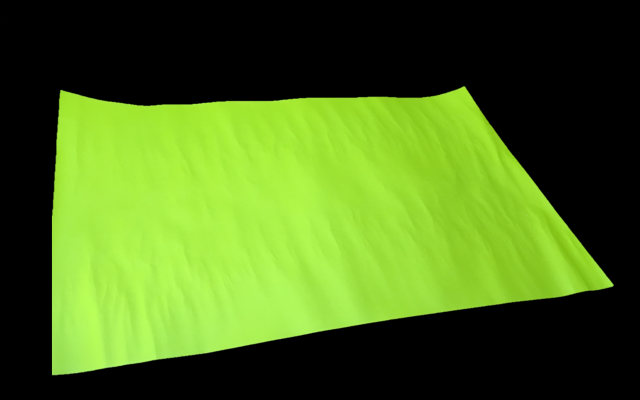
#> input picture Generación de data/fondos/1.png, 1280 x 800 px (shown at 1/2 size)
$ python contexto.py fondos/1.png
#> lines starting #> are read from the running program, lines starting #| are printed output that depends on the picture
import cv2
import numpy as np
import sys

if __name__ == '__main__':
    textura = cv2.imread(sys.argv[1])
#> textura is the input picture: shape (800, 1280, 3); mean B, G, R 28.6, 104.9, 73.5
    textura = cv2.resize(textura,(3000,1900))
#> textura: shape (1900, 3000, 3)
    mask = np.zeros([3000, 4000, 3])
    blanco = np.ones([1900, 3000,3])
    mask[600:2500,500:3500]= blanco*textura
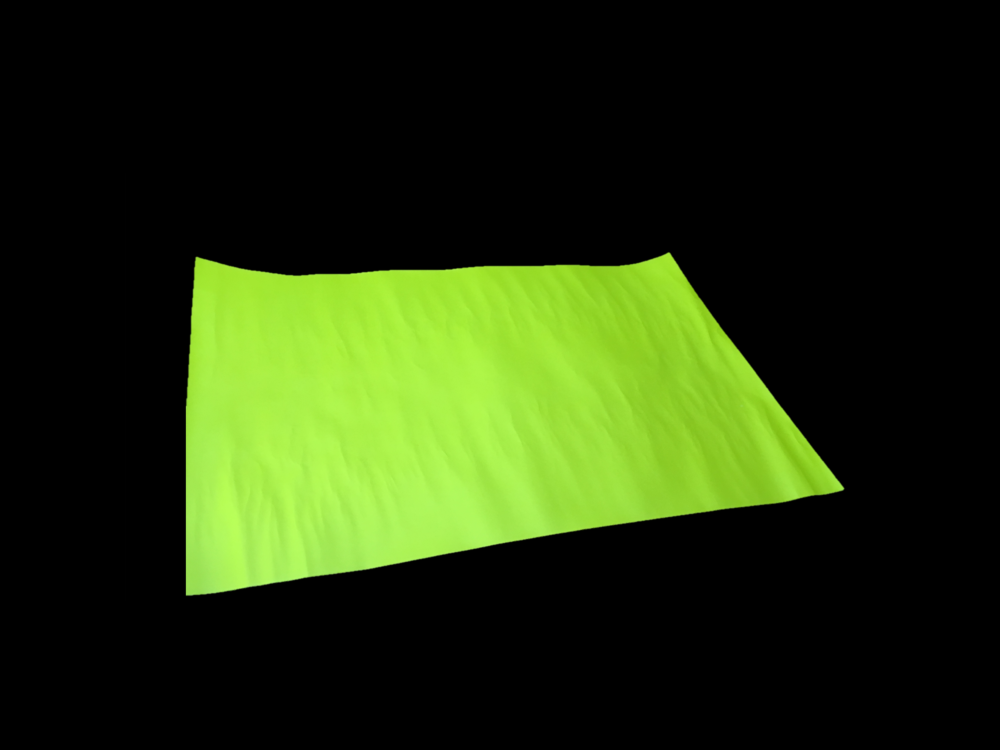
#> mask: shape (3000, 4000, 3) float64 (shown at 1/4 size); mean B, G, R 13.6, 49.8, 34.9
    cv2.imwrite("ejemplo.jpg",mask)

    rows,cols, _ = mask.shape
#> rows = 3000; cols = 4000

    pts1 = np.float32([[600,500],[600,3500],[2500,500]])
    pts2 = np.float32([[1100,2000],[100,3000],[3000,2000]])
    pts3 = np.float32([[50,2000],[1100,3000],[2200, 2000]])
    pts4 = np.float32([[200,2000],[1500,3000],[2000,1500]])

    M = cv2.getAffineTransform(pts1,pts2)
    dst = cv2.warpAffine(mask,M,(cols,rows))
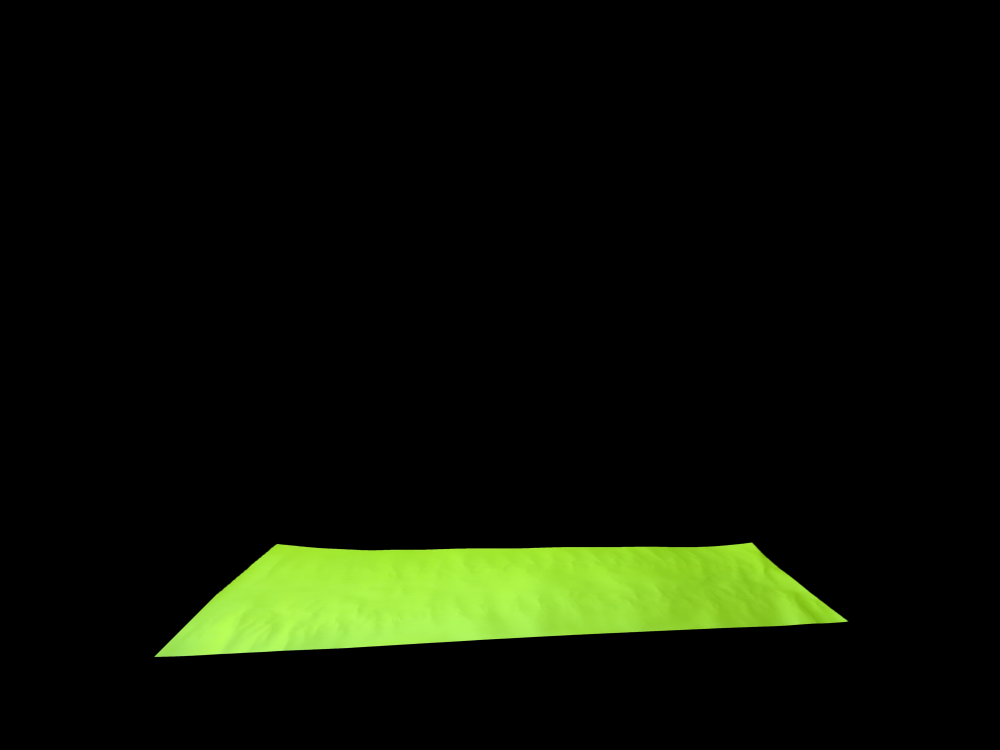
#> dst: shape (3000, 4000, 3) float64 (shown at 1/4 size); mean B, G, R 4.5, 16.6, 11.6
    cv2.imwrite("contexto1.jpg",dst)


    M2 = cv2.getAffineTransform(pts1,pts3)
    dst = cv2.warpAffine(mask,M2,(cols,rows))
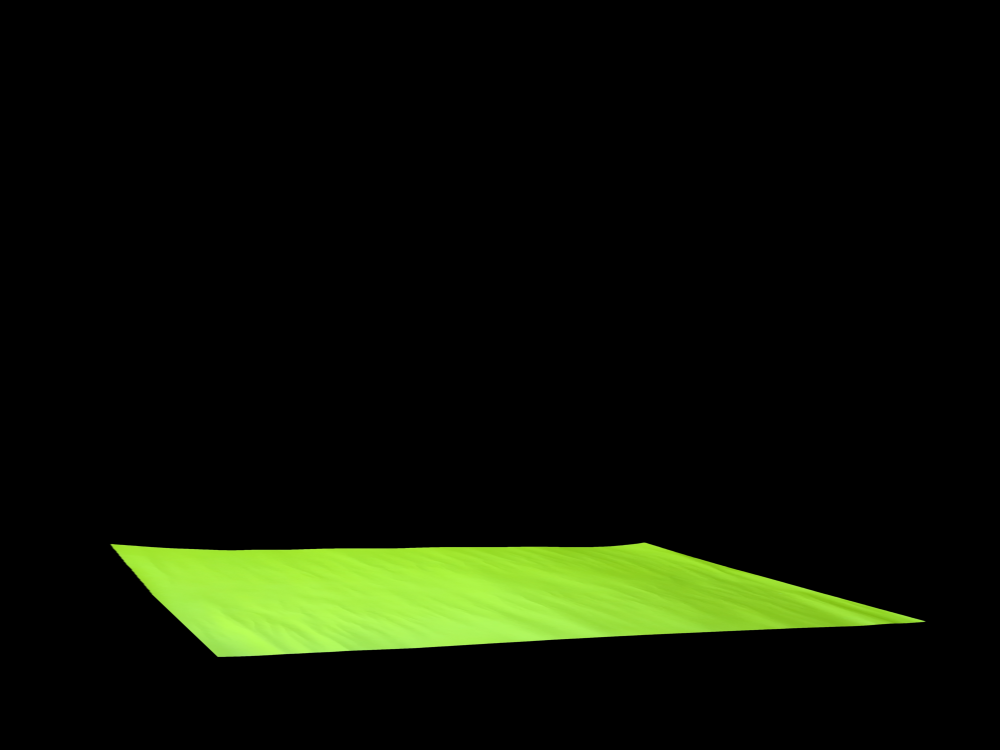
#> dst: shape (3000, 4000, 3) float64 (shown at 1/4 size); mean B, G, R 5.1, 18.8, 13.2
    cv2.imwrite("contexto2.jpg",dst)

    M3 = cv2.getAffineTransform(pts1,pts4)
    dst = cv2.warpAffine(mask,M3,(cols,rows))
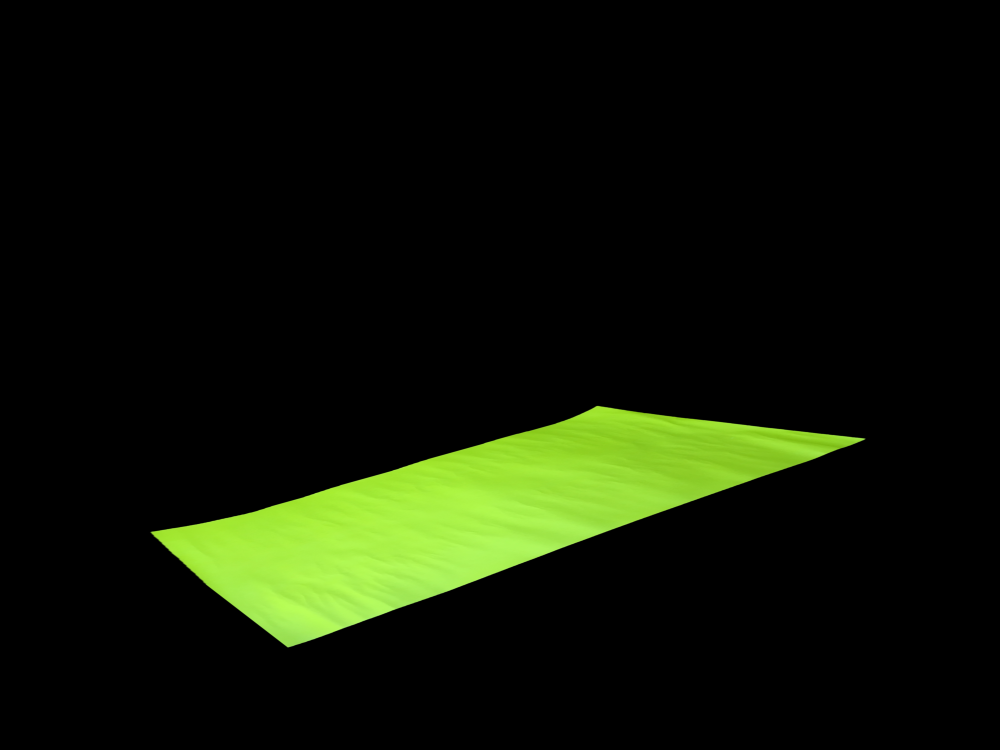
#> dst: shape (3000, 4000, 3) float64 (shown at 1/4 size); mean B, G, R 5.8, 21.4, 15
    cv2.imwrite("contexto3.jpg",dst)

    pts1 = np.float32([[600,500],[600,3500],[2500,500],[3000,3500]])
    pts2 = np.float32([[1000,1500],[-8000,18000],[2000,1500],[8000,18000]])
    pts3 = np.float32([[2000,1000],[-500,3000],[3400, 1500],[1200,3500]])

    M = cv2.getPerspectiveTransform(pts1,pts2)
    dst = cv2.warpPerspective(mask,M,(cols,rows))
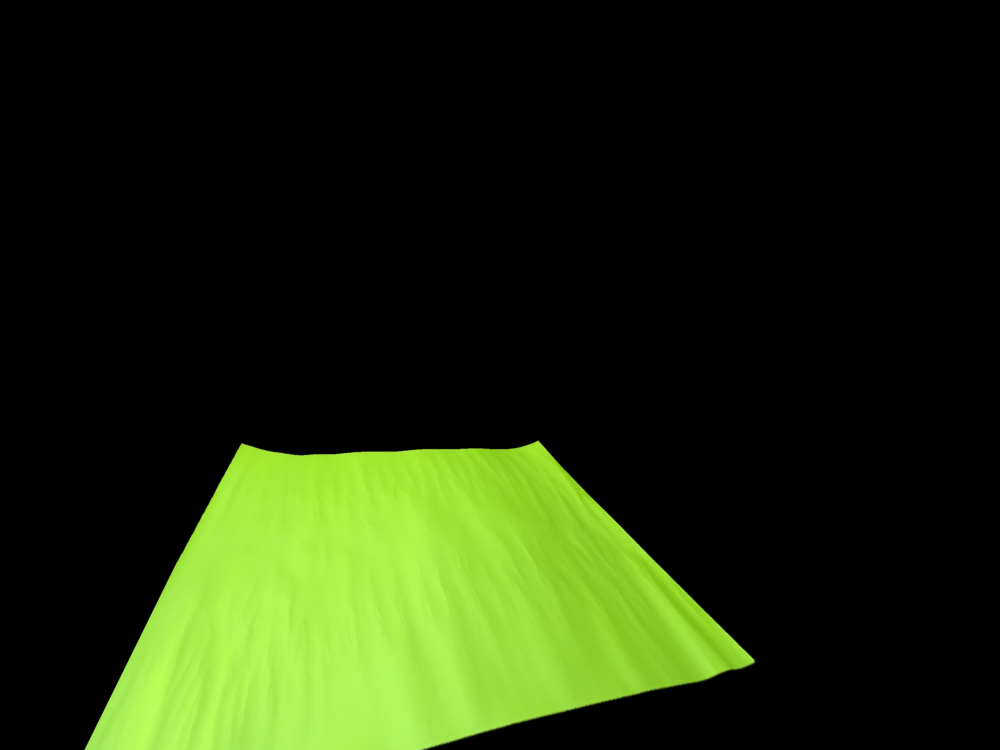
#> dst: shape (3000, 4000, 3) float64 (shown at 1/4 size); mean B, G, R 12.4, 43.7, 30.6
    cv2.imwrite("contexto4.jpg",dst)

    M = cv2.getPerspectiveTransform(pts1,pts3)
    dst = cv2.warpPerspective(mask,M,(cols,rows))
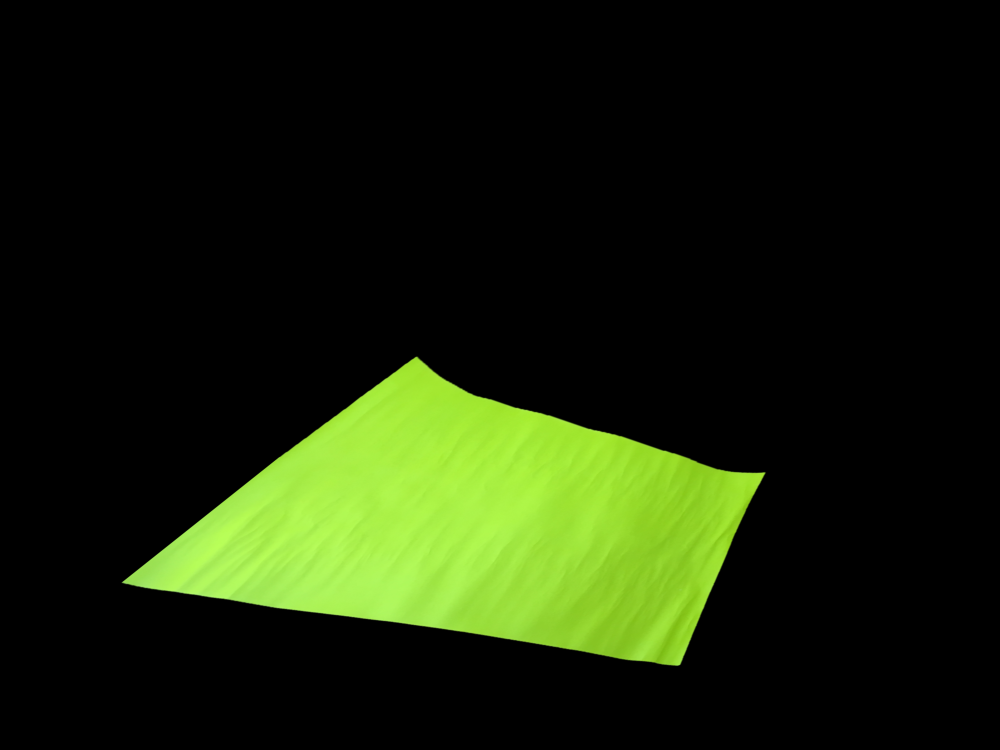
#> dst: shape (3000, 4000, 3) float64 (shown at 1/4 size); mean B, G, R 9.2, 33.8, 23.7
    cv2.imwrite("contexto5.jpg",dst)
